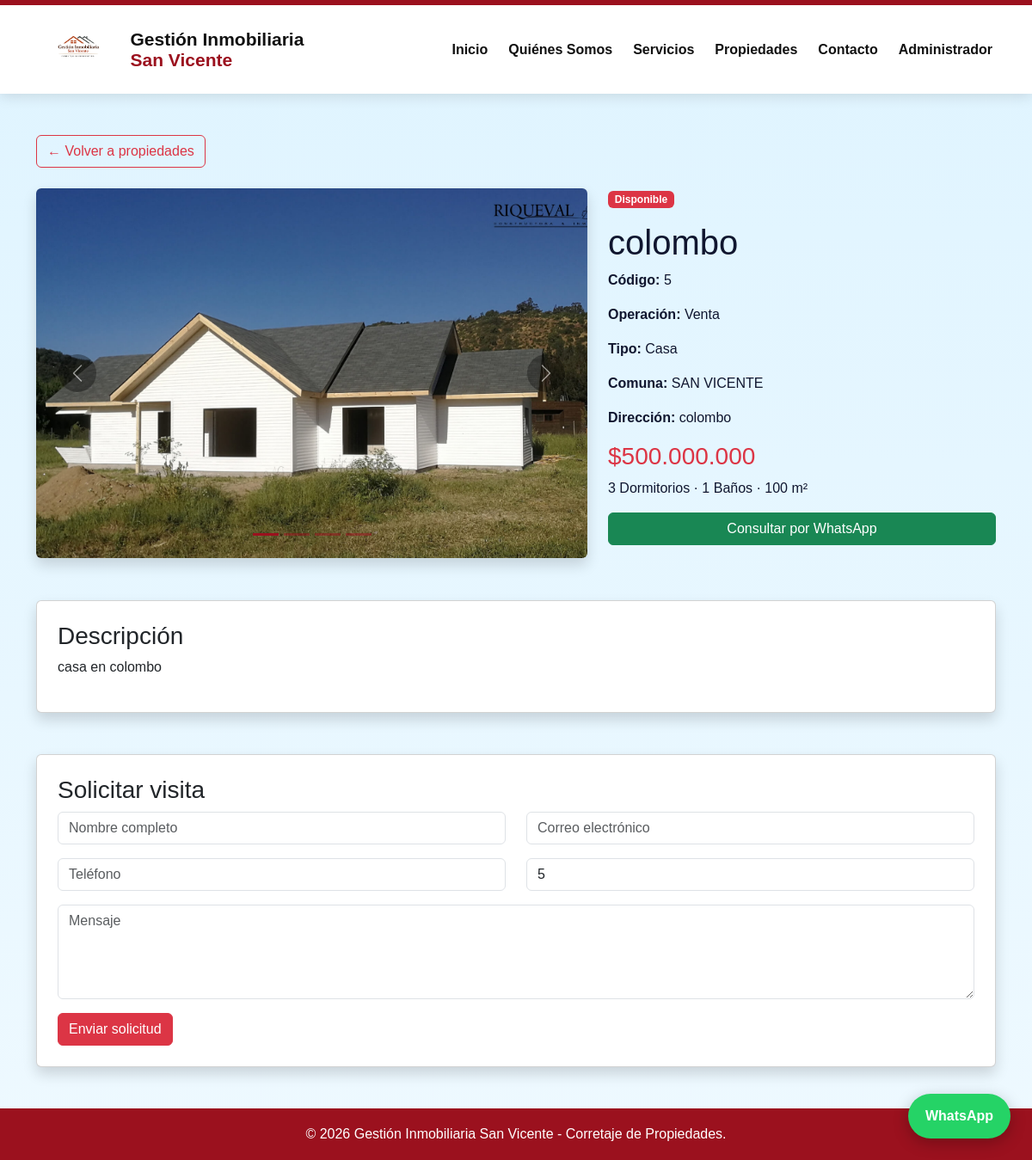
Page /detalle/5/ on the committed database.
### propiedades/models.py (models this page shows, shortened)
class FotoPropiedad(models.Model):
    propiedad = models.ForeignKey(Propiedad, on_delete=models.CASCADE, related_name='fotos')
    imagen = models.ImageField(upload_to='propiedades/galeria/')

class Propiedad(models.Model):
    TIPO_OPERACION = [
        ('Venta', 'Venta'),
        ('Arriendo', 'Arriendo'),
    ]
    TIPO_PROPIEDAD = [
        ('Casa', 'Casa'),
        ('Terreno', 'Terreno'),
        ('Parcela', 'Parcela'),
        ('Sitio', 'Sitio'),
        ('Local Comercial', 'Local Comercial'),
    ]
    ESTADO_PROPIEDAD = [
        ('Disponible', 'Disponible'),
        ('Reservada', 'Reservada'),
        ('Vendida', 'Vendida'),
        ('Arrendada', 'Arrendada'),
    ]
    codigo = models.CharField(max_length=20, unique=True, blank=True, null=True)
    titulo = models.CharField(max_length=150)
    tipo_operacion = models.CharField(max_length=20, choices=TIPO_OPERACION)
    tipo_propiedad = models.CharField(max_length=50, choices=TIPO_PROPIEDAD)
    estado = models.CharField(max_length=20, choices=ESTADO_PROPIEDAD, default='Disponible')
    precio = models.IntegerField()
    comuna = models.CharField(max_length=100)
    direccion = models.CharField(max_length=200)
    dormitorios = models.IntegerField(default=0)
    banos = models.IntegerField(default=0)
    metros_cuadrados = models.IntegerField(default=0)
    descripcion = models.TextField()
    destacada = models.BooleanField(default=False)
    imagen_principal = models.ImageField(upload_to='propiedades/', blank=True, null=True)
    fecha_publicacion = models.DateTimeField(auto_now_add=True, null=True, blank=True)

### propiedades/views.py (the view, shortened to what this page needs)
# urls.py: path('detalle/<int:id>/', views.detalle, name='detalle'),
def detalle(request, id):
    propiedad = get_object_or_404(Propiedad, id=id)
    return render(request, 'propiedades/detalle.html', {
        'propiedad': propiedad
    })

### propiedades/templatetags/formato.py (called while the page is built)
@register.filter
def precio_chileno(valor):
    try:
        valor = int(valor)
        return f"{valor:,}".replace(",", ".")
    except:
        return valor

### propiedades/templates/propiedades/detalle.html (shortened to what this page needs)
{% extends 'propiedades/base.html' %}
{% load formato %}
{% block contenido %}
<div class="container mt-5 mb-5">
    <a href="/propiedades/" class="btn btn-outline-danger mb-4">
        ← Volver a propiedades
    </a>
    <div class="row">
        <div class="col-md-7">
            <div id="galeriaPropiedad" class="carousel slide shadow rounded overflow-hidden" data-bs-ride="carousel">
                <div class="carousel-indicators">
                    {% if propiedad.imagen_principal %}
                        <button type="button" data-bs-target="#galeriaPropiedad" data-bs-slide-to="0" class="active"></button>
                    {% endif %}
                    {% for foto in propiedad.fotos.all %}
                        <button type="button"
                                data-bs-target="#galeriaPropiedad"
                                data-bs-slide-to="{{ forloop.counter }}"
                                {% if not propiedad.imagen_principal and forloop.first %}class="active"{% endif %}>
                        </button>
                    {% endfor %}
                </div>
                <div class="carousel-inner">
                    {% if propiedad.imagen_principal %}
                        <div class="carousel-item active">
                            <img src="{{ propiedad.imagen_principal.url }}"
                                 class="d-block w-100 imagen-carrusel"
                                 alt="Imagen principal">
                        </div>
                    {% endif %}
                </div>
                <button class="carousel-control-prev"
                        type="button"
                        data-bs-target="#galeriaPropiedad"
                        data-bs-slide="prev">
                    <span class="carousel-control-prev-icon"></span>
                </button>
                <button class="carousel-control-next"
                        type="button"
                        data-bs-target="#galeriaPropiedad"
                        data-bs-slide="next">
                    <span class="carousel-control-next-icon"></span>
                </button>
            </div>
        </div>
        <div class="col-md-5">
            <span class="badge bg-danger mb-3">
                {{ propiedad.estado }}
            </span>
            <h1>{{ propiedad.titulo }}</h1>
            <p><strong>Código:</strong> {{ propiedad.codigo }}</p>
            <p><strong>Operación:</strong> {{ propiedad.tipo_operacion }}</p>
            <p><strong>Tipo:</strong> {{ propiedad.tipo_propiedad }}</p>
            <p><strong>Comuna:</strong> {{ propiedad.comuna }}</p>
            <p><strong>Dirección:</strong> {{ propiedad.direccion }}</p>
            <h3 class="text-danger">
                ${{ propiedad.precio|precio_chileno }}
            </h3>
            <p>
                {{ propiedad.dormitorios }} Dormitorios ·
                {{ propiedad.banos }} Baños ·
                {{ propiedad.metros_cuadrados }} m²
            </p>
            <a href="https://wa.me/56990391949?text=Hola,%20me%20interesa%20la%20propiedad%20{{ propiedad.codigo }}"
               target="_blank"
               class="btn btn-success w-100 mb-3">
                Consultar por WhatsApp
            </a>
        </div>
    </div>
    <div class="card shadow p-4 mt-5">
        <h3>Descripción</h3>
        <p>{{ propiedad.descripcion }}</p>
    </div>
    <div class="card shadow p-4 mt-5">
        <h3>Solicitar visita</h3>
        <form method="POST">
            <div class="row">
                <div class="col-md-6 mb-3">
                    <input type="text"
                           class="form-control"
                           name="nombre"
                           placeholder="Nombre completo"
                           required>
                </div>
                <div class="col-md-6 mb-3">
                    <input type="email"
                           class="form-control"
                           name="correo"
                           placeholder="Correo electrónico"
                           required>
                </div>
                <div class="col-md-6 mb-3">
                    <input type="text"
                           class="form-control"
                           name="telefono"
                           placeholder="Teléfono"
                           required>
                </div>
                <div class="col-md-6 mb-3">
                    <input type="text"
                           class="form-control"
                           value="{{ propiedad.codigo }}"
                           readonly>
                </div>
                <div class="col-12 mb-3">
                    <textarea class="form-control"
                              name="mensaje"
                              rows="4"
                              placeholder="Mensaje"></textarea>
                </div>
            </div>
            <button type="submit" class="btn btn-danger">
                Enviar solicitud
            </button>
        </form>
    </div>
</div>
{% endblock %}

### rows in the picture
Propiedad: imagen_principal (picture), estado "Disponible", titulo "colombo", codigo "5", tipo_operacion "Venta", tipo_propiedad "Casa", comuna "SAN VICENTE", direccion "colombo", precio|precio_chileno "500.000.000", dormitorios "3", banos "1", metros_cuadrados "100", descripcion "casa en colombo"
